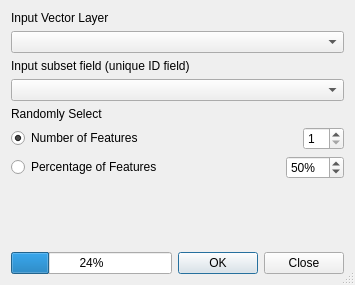
<ui version="4.0" >
 <class>Dialog</class>
 <widget class="QDialog" name="Dialog" >
  <property name="windowModality" >
   <enum>Qt::WindowModal</enum>
  </property>
  <property name="geometry" >
   <rect>
    <x>0</x>
    <y>0</y>
    <width>355</width>
    <height>285</height>
   </rect>
  </property>
  <property name="windowTitle" >
   <string>Random Selection From Within Subsets</string>
  </property>
  <property name="sizeGripEnabled" >
   <bool>true</bool>
  </property>
  <layout class="QGridLayout" name="gridLayout" >
   <item row="0" column="0" colspan="2" >
    <layout class="QVBoxLayout" >
     <item>
      <widget class="QLabel" name="label_3" >
       <property name="text" >
        <string>Input Vector Layer</string>
       </property>
      </widget>
     </item>
     <item>
      <widget class="QComboBox" name="inShape" />
     </item>
    </layout>
   </item>
   <item row="1" column="0" colspan="2" >
    <layout class="QVBoxLayout" >
     <item>
      <widget class="QLabel" name="label_4" >
       <property name="text" >
        <string>Input subset field (unique ID field)</string>
       </property>
      </widget>
     </item>
     <item>
      <widget class="QComboBox" name="inField" />
     </item>
    </layout>
   </item>
   <item row="2" column="0" colspan="2" >
    <layout class="QVBoxLayout" >
     <item>
      <layout class="QVBoxLayout" >
       <item>
        <widget class="QLabel" name="label_2" >
         <property name="text" >
          <string>Randomly Select</string>
         </property>
        </widget>
       </item>
       <item>
        <layout class="QHBoxLayout" >
         <item>
          <widget class="QRadioButton" name="rdoNumber" >
           <property name="text" >
            <string>Number of Features</string>
           </property>
           <property name="checked" >
            <bool>true</bool>
           </property>
          </widget>
         </item>
         <item>
          <spacer>
           <property name="orientation" >
            <enum>Qt::Horizontal</enum>
           </property>
           <property name="sizeHint" stdset="0" >
            <size>
             <width>40</width>
             <height>20</height>
            </size>
           </property>
          </spacer>
         </item>
         <item>
          <widget class="QSpinBox" name="spnNumber" >
           <property name="minimum" >
            <number>1</number>
           </property>
          </widget>
         </item>
        </layout>
       </item>
      </layout>
     </item>
     <item>
      <layout class="QHBoxLayout" >
       <item>
        <widget class="QRadioButton" name="rdoPercent" >
         <property name="text" >
          <string>Percentage of Features</string>
         </property>
        </widget>
       </item>
       <item>
        <spacer>
         <property name="orientation" >
          <enum>Qt::Horizontal</enum>
         </property>
         <property name="sizeHint" stdset="0" >
          <size>
           <width>40</width>
           <height>20</height>
          </size>
         </property>
        </spacer>
       </item>
       <item>
        <widget class="QSpinBox" name="spnPercent" >
         <property name="suffix" >
          <string>%</string>
         </property>
         <property name="prefix" >
          <string/>
         </property>
         <property name="minimum" >
          <number>1</number>
         </property>
         <property name="maximum" >
          <number>100</number>
         </property>
         <property name="value" >
          <number>50</number>
         </property>
        </widget>
       </item>
      </layout>
     </item>
    </layout>
   </item>
   <item row="3" column="0" colspan="2" >
    <spacer>
     <property name="orientation" >
      <enum>Qt::Vertical</enum>
     </property>
     <property name="sizeHint" stdset="0" >
      <size>
       <width>20</width>
       <height>20</height>
      </size>
     </property>
    </spacer>
   </item>
   <item row="4" column="0" >
    <widget class="QProgressBar" name="progressBar" >
     <property name="value" >
      <number>24</number>
     </property>
     <property name="alignment" >
      <set>Qt::AlignCenter</set>
     </property>
     <property name="textVisible" >
      <bool>true</bool>
     </property>
    </widget>
   </item>
   <item row="4" column="1" >
    <widget class="QDialogButtonBox" name="buttonBox_2" >
     <property name="orientation" >
      <enum>Qt::Horizontal</enum>
     </property>
     <property name="standardButtons" >
      <set>QDialogButtonBox::Close|QDialogButtonBox::Ok</set>
     </property>
    </widget>
   </item>
  </layout>
 </widget>
 <resources/>
 <connections>
  <connection>
   <sender>buttonBox_2</sender>
   <signal>accepted()</signal>
   <receiver>Dialog</receiver>
   <slot>accept()</slot>
   <hints>
    <hint type="sourcelabel" >
     <x>133</x>
     <y>273</y>
    </hint>
    <hint type="destinationlabel" >
     <x>215</x>
     <y>290</y>
    </hint>
   </hints>
  </connection>
  <connection>
   <sender>buttonBox_2</sender>
   <signal>rejected()</signal>
   <receiver>Dialog</receiver>
   <slot>close()</slot>
   <hints>
    <hint type="sourcelabel" >
     <x>59</x>
     <y>273</y>
    </hint>
    <hint type="destinationlabel" >
     <x>132</x>
     <y>239</y>
    </hint>
   </hints>
  </connection>
 </connections>
</ui>
